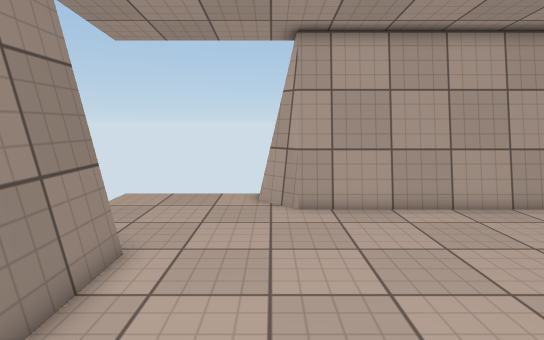
view 1 (above)

12 first-person views from a walk through a 3-D level made in the Unity game engine. The camera is 1.4 m above the floor, tilts 8° down and sees 80° across. The floor is counted in squares, 0.5 m on a side. Each view is taken from the middle of a square. On the plan, view 1 faces up. The plan holds only what a view shows up to about 20 squares ahead; the rest is blank. The place goes on beyond the plan. The player is left out. Some surface patterns are stand-ins.

view 2
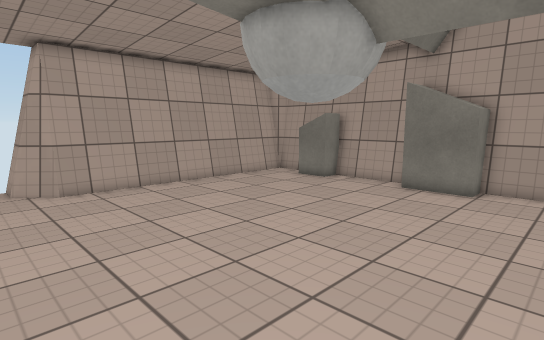

view 3
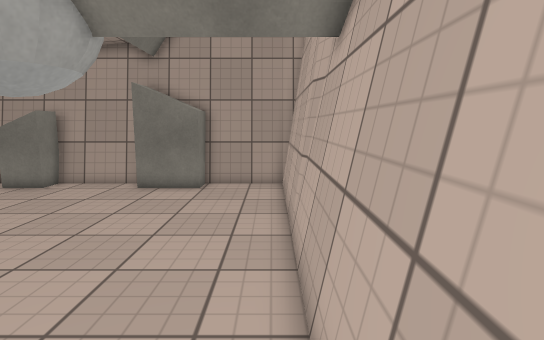

view 4
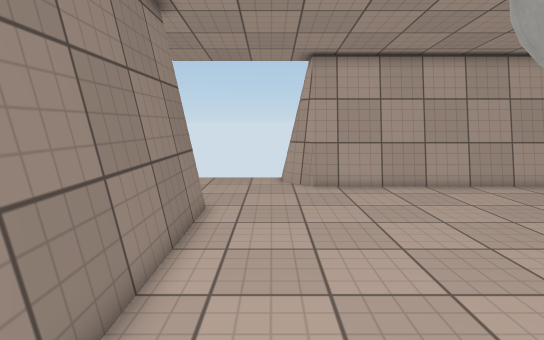

view 5
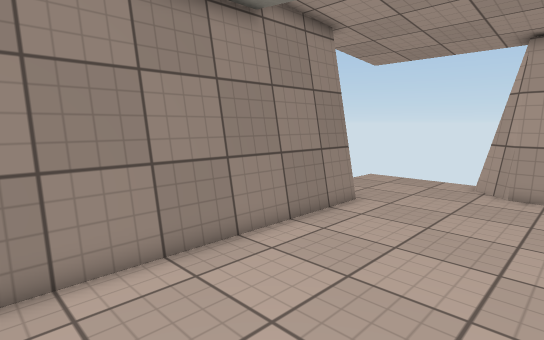

view 6
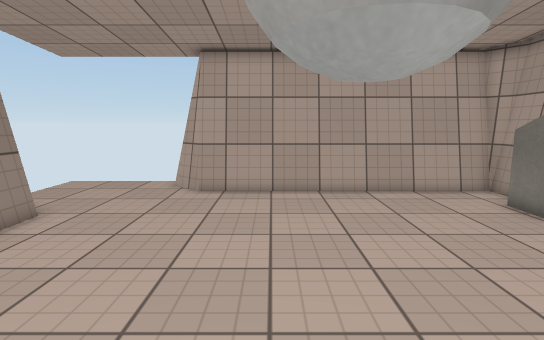

view 7
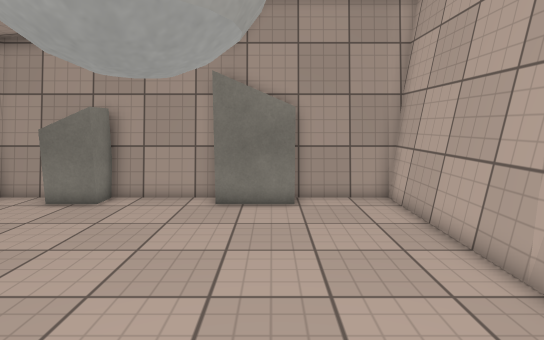

view 8
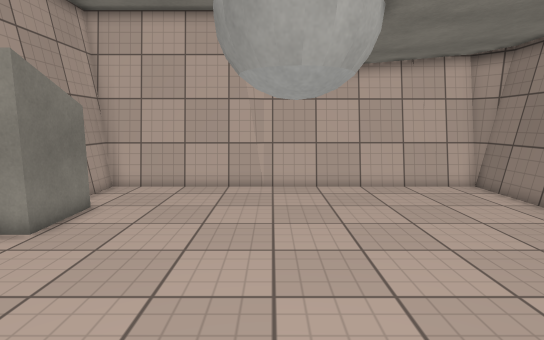

view 9
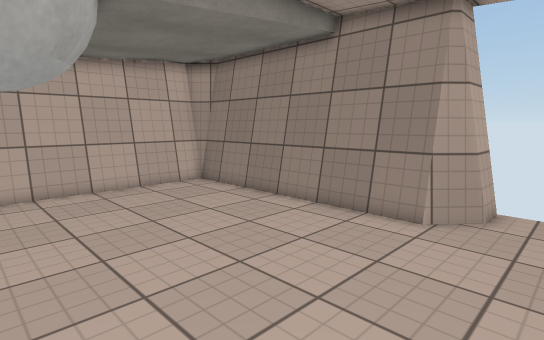

view 10
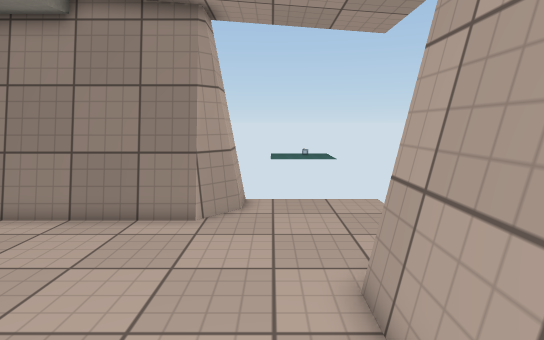

view 11
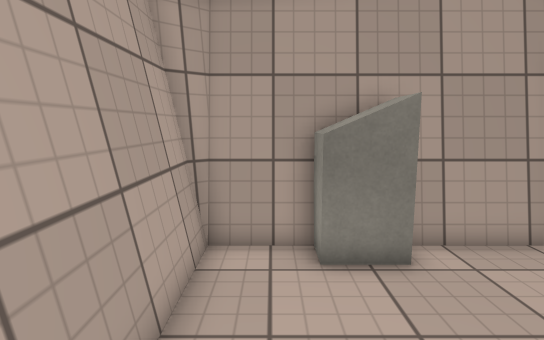

view 12
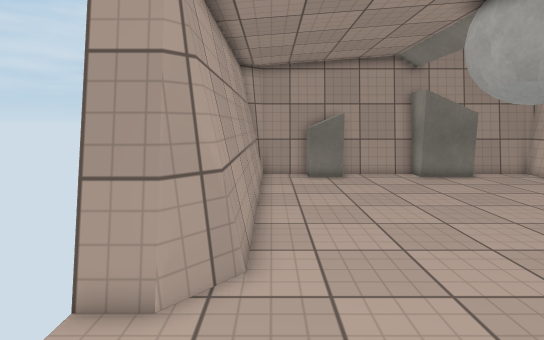

### Floor plan
Points are (right, up) in squares from view 1. A wall is a line through its corners. A room is listed if a view was taken in it or the views show most of it. See-through windows are left out.
Room 1 (views 1, 2, 3, 4, 5, 6, 7, 8, 9, 10, 11, 12)
walls: (6.6, -4.9) (13.4, -4.9); (6.3, -5.1) (7, -4.9); (-4.7, 7.9) (-3.6, 6.8) (-3.6, -4.5); (13.4, 6.2) (12.2, 6.2) (12.2, 8) (13.4, 8); (13.5, 2) (13.5, 6.2); (13.8, 2) (13.8, 10.5) (13.3, 11.1) (0.9, 11.1) (0.2, 11.7) (0.2, 13); (13.5, 8) (13.5, 10.4); (13.4, -0.8) (12.2, -0.8) (12.2, 2) (13.4, 2); (-6.1, 7.5) (-4.7, 7.5) (-3.8, 6.7) (-3.8, -4.5) (-3.4, -4.9); (-3.1, -4.9) (6.4, -4.9); (13.2, 10.8) (0.8, 10.8) (-0.1, 11.6) (-0.1, 13); (-3.2, -5.2) (6.4, -5.2); (13.5, -4.7) (13.5, -0.8); (13.8, -4.9) (13.8, -0.8)
low walls: (-3.3, 6.8) (-3.3, -4.5); (-0.4, 11.6) (-0.4, 13); (-0.2, 11.8) (-0.2, 13); (13.4, 2) (13.4, 6.2); (13.4, 8) (13.4, 10.6) (0.9, 10.6); (-6, 7.7) (-4.6, 7.7); (-6, 8) (-4.6, 8); (-3.6, -4.5) (-3.1, -4.9); (13.5, 10.4) (13.2, 10.8); (-3.8, -4.7) (13.4, -4.7) (13.4, -0.8)

Where each view was taken, in squares from view 1:
view 1: 0 up, 0 right, facing up
view 2: 4 down, 2 left, facing up-right
view 3: 4 down, 2 left, facing right
view 4: 4 down, 1 left, facing up
view 5: 4 down, 3 right, facing up-left
view 6: 3 down, 4 right, facing up
view 7: 0 up, 1 right, facing right
view 8: 10 up, 6 right, facing down
view 9: 10 up, 6 right, facing down-left
view 10: 9 up, 6 right, facing left
view 11: 9 up, 6 right, facing right
view 12: 10 up, 5 left, facing right
